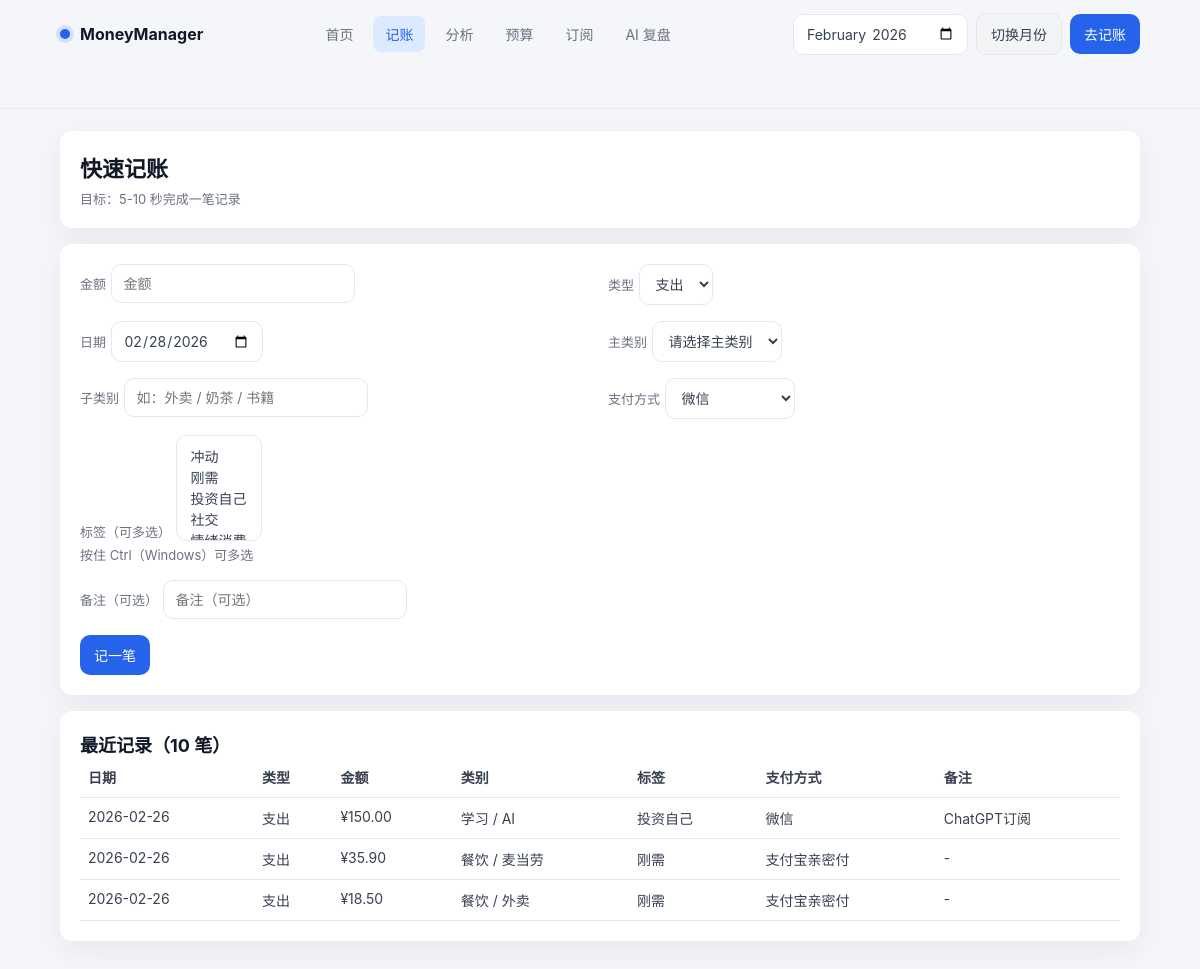
The app's page /add, older data.
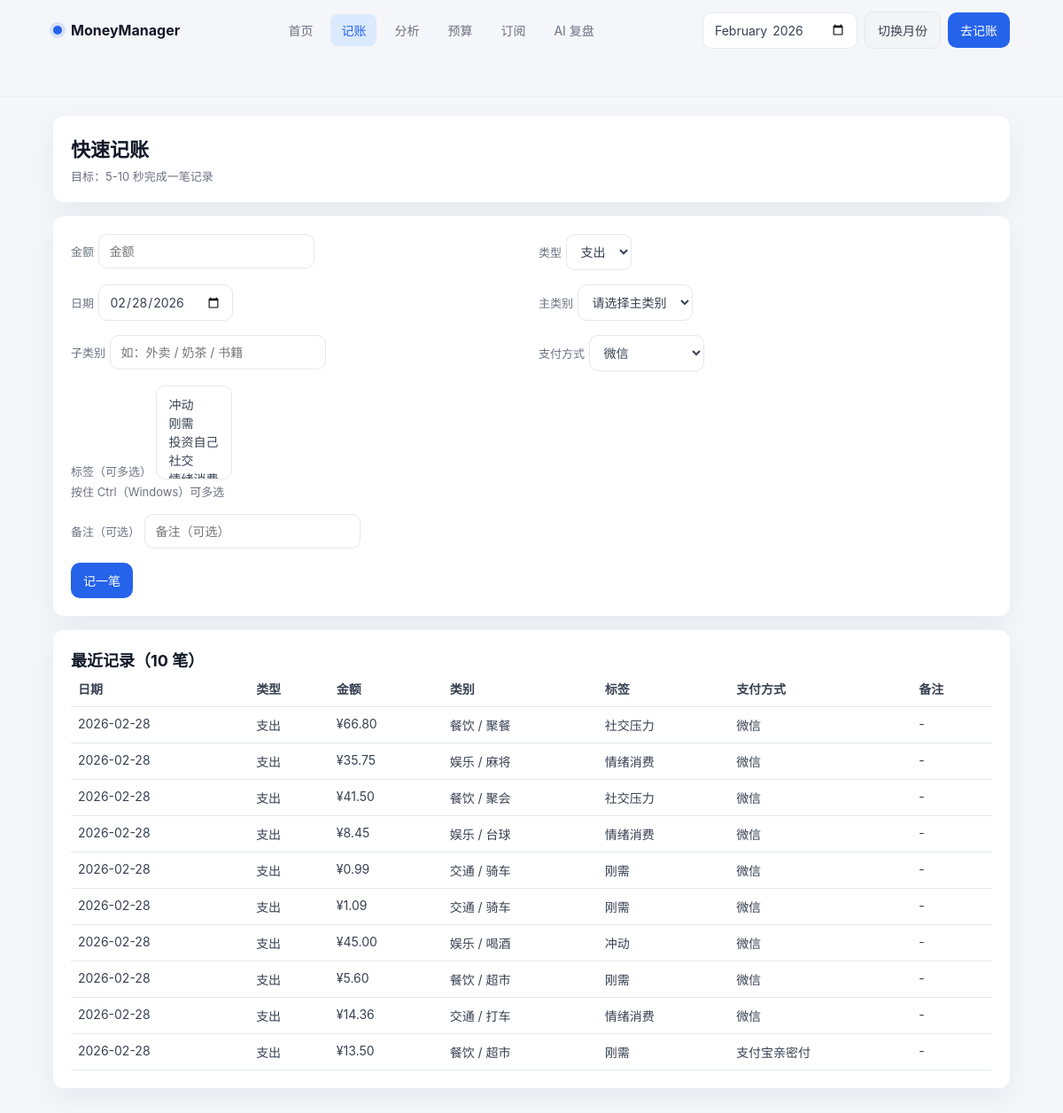
The same page, newer data.
### tables this page shows
CREATE TABLE transactions (
                id INTEGER PRIMARY KEY AUTOINCREMENT,
                amount REAL NOT NULL,
                type TEXT CHECK(type IN ('income', 'expense')) NOT NULL,
                date TEXT NOT NULL,
                category_main TEXT NOT NULL,
                category_sub TEXT,
                tags TEXT,
                payment_method TEXT CHECK(payment_method IN ('wechat', 'alipay_family', 'bank')),
                note TEXT,
                created_at TEXT DEFAULT CURRENT_TIMESTAMP
            );

### app.py (the view, shortened to what this page needs)
    @app.route("/add", methods=["GET", "POST"])
    def add_transaction_page():
        success = request.args.get("success")
        recent_records = get_recent_transactions(limit=10)
        month = date.today().strftime("%Y-%m")
        return render_template(
            "add.html",
            active_page="add",
            month=month,
            today=date.today().isoformat(),
            success=success,
            category_options=CATEGORY_OPTIONS,
            tag_options=TAG_OPTIONS,
            recent_records=recent_records,
        )

### database.py (called while the page is built, shortened)
def get_connection() -> sqlite3.Connection:
    conn = sqlite3.connect(DB_PATH)
    conn.row_factory = sqlite3.Row
    return conn

def get_recent_transactions(limit: int = 10) -> list[dict]:
    with get_connection() as conn:
        rows = conn.execute(
            """
            SELECT
                id,
                amount,
                type,
                date,
                category_main,
                category_sub,
                tags,
                payment_method,
                note,
                created_at
            FROM transactions
            ORDER BY date DESC, id DESC
            LIMIT ?
            """,
            (limit,),
        ).fetchall()
    result = []
    for row in rows:
        item = dict(row)
        item["tags"] = json.loads(item["tags"]) if item.get("tags") else []
        result.append(item)
    return result

def process_due_subscription_charges(target_date: str | None = None) -> dict:
    billing_day = _parse_date(target_date) if target_date else date.today()
    if not billing_day:
        billing_day = date.today()
    created_transactions = 0
    updated_subscriptions = 0
    with get_connection() as conn:
        rows = conn.execute(
            """
            SELECT
                id,
                name,
                amount,
                cycle,
                next_billing_date,
                category,
                payment_method
            FROM subscriptions
            ORDER BY id ASC
            """
        ).fetchall()
        conn.commit()
    return {
        "processed_date": billing_day.isoformat(),
        "created_transactions": created_transactions,
        "updated_subscriptions": updated_subscriptions,
    }

### templates/add.html (shortened to what this page needs)
<!doctype html>
<html lang="zh-CN">
  <head>
    <link rel="stylesheet" href="{{ url_for('static', filename='css/app.css') }}" />
  </head>
  <body>
    <header class="top-nav app-shell">
      <div class="top-nav-inner">
        <a class="brand" href="/">
          <span class="brand-dot"></span>
          <span>MoneyManager</span>
        </a>
        <nav class="nav-links">
          <a class="nav-link {{ 'active' if active_page == 'index' else '' }}" href="/">首页</a>
          <a class="nav-link {{ 'active' if active_page == 'add' else '' }}" href="/add">记账</a>
          <a class="nav-link {{ 'active' if active_page == 'analysis' else '' }}" href="/analysis">分析</a>
          <a class="nav-link {{ 'active' if active_page == 'budget' else '' }}" href="/budget">预算</a>
          <a class="nav-link {{ 'active' if active_page == 'subscriptions' else '' }}" href="/subscriptions">订阅</a>
          <a class="nav-link {{ 'active' if active_page == 'ai' else '' }}" href="/ai">AI 复盘</a>
        </nav>
        <div class="nav-actions">
          <form method="get" action="/" class="toolbar">
            <input type="month" name="month" value="{{ month }}" />
            <button class="btn-secondary" type="submit">切换月份</button>
          </form>
          <a class="btn" href="/add">去记账</a>
        </div>
      </div>
    </header>
    <main class="app-shell">
      <div class="page">
        <section class="panel">
          <h1 class="page-title">快速记账</h1>
          <div class="page-subtitle">目标：5-10 秒完成一笔记录</div>
        </section>
      <section class="panel">
        <form id="add-transaction" method="post" action="/add" class="grid-2">
          <div>
            <label class="small" for="amount">金额</label>
            <input id="amount" type="number" step="0.01" min="0.01" name="amount" placeholder="金额" required />
          </div>
          <div>
            <label class="small" for="type">类型</label>
            <select id="type" name="type">
              <option value="expense" selected>支出</option>
            </select>
          </div>
          <div>
            <label class="small" for="date">日期</label>
            <input id="date" type="date" name="date" value="{{ today }}" />
          </div>
          <div>
            <label class="small" for="category_main">主类别</label>
            <select id="category_main" name="category_main" required>
              <option value="">请选择主类别</option>
            </select>
          </div>
          <div>
            <label class="small" for="category_sub">子类别</label>
            <input id="category_sub" type="text" name="category_sub" placeholder="如：外卖 / 奶茶 / 书籍" />
          </div>
          <div>
            <label class="small" for="payment_method">支付方式</label>
            <select id="payment_method" name="payment_method">
              <option value="wechat">微信</option>
            </select>
          </div>
          <div style="grid-column: 1 / -1;">
            <label class="small" for="tags">标签（可多选）</label>
            <select id="tags" name="tags" multiple>
              {% for tag in tag_options %}
              <option value="{{ tag }}">{{ tag }}</option>
              {% endfor %}
            </select>
            <div class="small" style="margin-top: 4px;">按住 Ctrl（Windows）可多选</div>
          </div>
          <div style="grid-column: 1 / -1;">
            <label class="small" for="note">备注（可选）</label>
            <input id="note" type="text" name="note" placeholder="备注（可选）" />
          </div>
          <div style="grid-column: 1 / -1;">
            <button class="btn" type="submit">记一笔</button>
          </div>
        </form>
      </section>
      <section class="panel">
        <h2 class="page-title" style="font-size: 18px;">最近记录（10 笔）</h2>
        <div class="table-wrap">
        <table>
          <thead>
            <tr>
              <th>日期</th>
              <th>类型</th>
              <th>金额</th>
              <th>类别</th>
              <th>标签</th>
              <th>支付方式</th>
              <th>备注</th>
            </tr>
          </thead>
          <tbody>
            {% if recent_records %}
              {% for row in recent_records %}
              <tr>
                <td>{{ row.date }}</td>
                <td>{{ '支出' if row.type == 'expense' else '收入' }}</td>
                <td class="{{ row.type }}">¥{{ '%.2f'|format(row.amount) }}</td>
                <td>{{ row.category_main }}{% if row.category_sub %} / {{ row.category_sub }}{% endif %}</td>
                <td>{{ row.tags | join('、') if row.tags else '-' }}</td>
                <td>
                  {% if row.payment_method == 'wechat' %}
                    微信
                  {% elif row.payment_method == 'alipay_family' %}
                    支付宝亲密付
                  {% elif row.payment_method == 'bank' %}
                    银行卡
                  {% else %}
                    -
                  {% endif %}
                </td>
                <td>{{ row.note if row.note else '-' }}</td>
              </tr>
              {% endfor %}
            {% else %}
            <tr>
              <td colspan="7">暂无记录，先记第一笔吧。</td>
            </tr>
            {% endif %}
          </tbody>
        </table>
        </div>
      </section>
      </div>
    </main>
  </body>
</html>

### static/css/app.css (style rules this page uses)
:root { --primary: #2563EB; --text-strong: #111827; --text: #374151; --text-muted: #6B7280; --text-weak: #9CA3AF; --bg: #F5F6FA; --card: #FFFFFF; --success: #10B981; --warning: #F59E0B; --danger: #EF4444; --border: #E5E7EB; --shadow: 0 10px 30px rgba(15, 23, 42, 0.06); }
* { box-sizing: border-box; }
body { margin: 0; color: var(--text); background: var(--bg); font-family: -apple-system, BlinkMacSystemFont, "SF Pro SC", "PingFang SC", "Microsoft YaHei", sans-serif; }
a { color: inherit; text-decoration: none; }
.app-shell { padding-inline: max(24px, 5vw); padding-bottom: 40px; }
.top-nav { position: sticky; top: 0; z-index: 20; background: rgba(245, 246, 250, 0.86); backdrop-filter: blur(8px); border-bottom: 1px solid rgba(229, 231, 235, 0.7); }
.top-nav-inner { max-width: 1280px; margin: 0 auto; min-height: 68px; display: grid; grid-template-columns: auto 1fr auto; align-items: center; gap: 20px; }
.brand { display: inline-flex; align-items: center; gap: 10px; font-weight: 700; color: var(--text-strong); }
.brand-dot { width: 10px; height: 10px; border-radius: 999px; background: var(--primary); box-shadow: 0 0 0 4px rgba(37, 99, 235, 0.15); }
.nav-links { display: inline-flex; justify-content: center; flex-wrap: wrap; gap: 8px; }
.nav-link { padding: 8px 12px; border-radius: 8px; color: var(--text-muted); font-size: 14px; transition: all 220ms ease; }
.nav-link.active { color: var(--primary); background: #DBEAFE; }
.nav-actions { display: inline-flex; align-items: center; gap: 8px; }
.page { max-width: 1280px; margin: 22px auto 0; display: grid; gap: 16px; }
.panel { background: var(--card); border-radius: 12px; box-shadow: var(--shadow); padding: 20px; }
.page-title { margin: 0; color: var(--text-strong); font-size: 22px; font-weight: 700; }
.page-subtitle { color: var(--text-muted); font-size: 13px; margin-top: 6px; }
.btn, .btn-secondary, button, select, input, textarea { font-family: inherit; font-size: 14px; }
.btn, .btn-secondary, button { display: inline-flex; align-items: center; justify-content: center; border: none; border-radius: 10px; padding: 10px 14px; transition: all 220ms ease; cursor: pointer; }
.btn { background: var(--primary); color: #fff; }
.btn-secondary { background: #F3F4F6; color: var(--text); border: 1px solid var(--border); }
input, select, textarea { border: 1px solid var(--border); border-radius: 10px; padding: 10px 12px; color: var(--text); background: #fff; outline: none; transition: all 220ms ease; }
.toolbar { display: flex; gap: 8px; flex-wrap: wrap; align-items: center; }
.grid-2 { display: grid; grid-template-columns: 1fr 1fr; gap: 16px; }
.table-wrap { overflow: auto; }
table { width: 100%; border-collapse: collapse; font-size: 14px; }
th, td { text-align: left; padding: 10px 8px; border-bottom: 1px solid var(--border); vertical-align: top; }
tbody tr { transition: background 220ms ease; }
.small { color: var(--text-muted); font-size: 13px; }

Row changes from the older to the newer data that the page shows:
no longer on this page (row unchanged): transactions: date "2026-02-26", type "支出", amount "150.00", category_main "学习", category_sub "AI", tags "投资自己", payment_method "微信", note "ChatGPT订阅"
no longer on this page (row unchanged): transactions: date "2026-02-26", type "支出", amount "35.90", category_main "餐饮", category_sub "麦当劳", tags "刚需", payment_method "支付宝亲密付", note "-"
no longer on this page (row unchanged): transactions: date "2026-02-26", type "支出", amount "18.50", category_main "餐饮", category_sub "外卖", tags "刚需", payment_method "支付宝亲密付", note "-"
added transactions: date "2026-02-28", type "支出", amount "66.80", category_main "餐饮", category_sub "聚餐", tags "社交压力", payment_method "微信", note "-"
added transactions: date "2026-02-28", type "支出", amount "35.75", category_main "娱乐", category_sub "麻将", tags "情绪消费", payment_method "微信", note "-"
added transactions: date "2026-02-28", type "支出", amount "41.50", category_main "餐饮", category_sub "聚会", tags "社交压力", payment_method "微信", note "-"
added transactions: date "2026-02-28", type "支出", amount "8.45", category_main "娱乐", category_sub "台球", tags "情绪消费", payment_method "微信", note "-"
added transactions: date "2026-02-28", type "支出", amount "0.99", category_main "交通", category_sub "骑车", tags "刚需", payment_method "微信", note "-"
added transactions: date "2026-02-28", type "支出", amount "1.09", category_main "交通", category_sub "骑车", tags "刚需", payment_method "微信", note "-"
added transactions: date "2026-02-28", type "支出", amount "45.00", category_main "娱乐", category_sub "喝酒", tags "冲动", payment_method "微信", note "-"
added transactions: date "2026-02-28", type "支出", amount "5.60", category_main "餐饮", category_sub "超市", tags "刚需", payment_method "微信", note "-"
added transactions: date "2026-02-28", type "支出", amount "14.36", category_main "交通", category_sub "打车", tags "情绪消费", payment_method "微信", note "-"
added transactions: date "2026-02-28", type "支出", amount "13.50", category_main "餐饮", category_sub "超市", tags "刚需", payment_method "支付宝亲密付", note "-"
